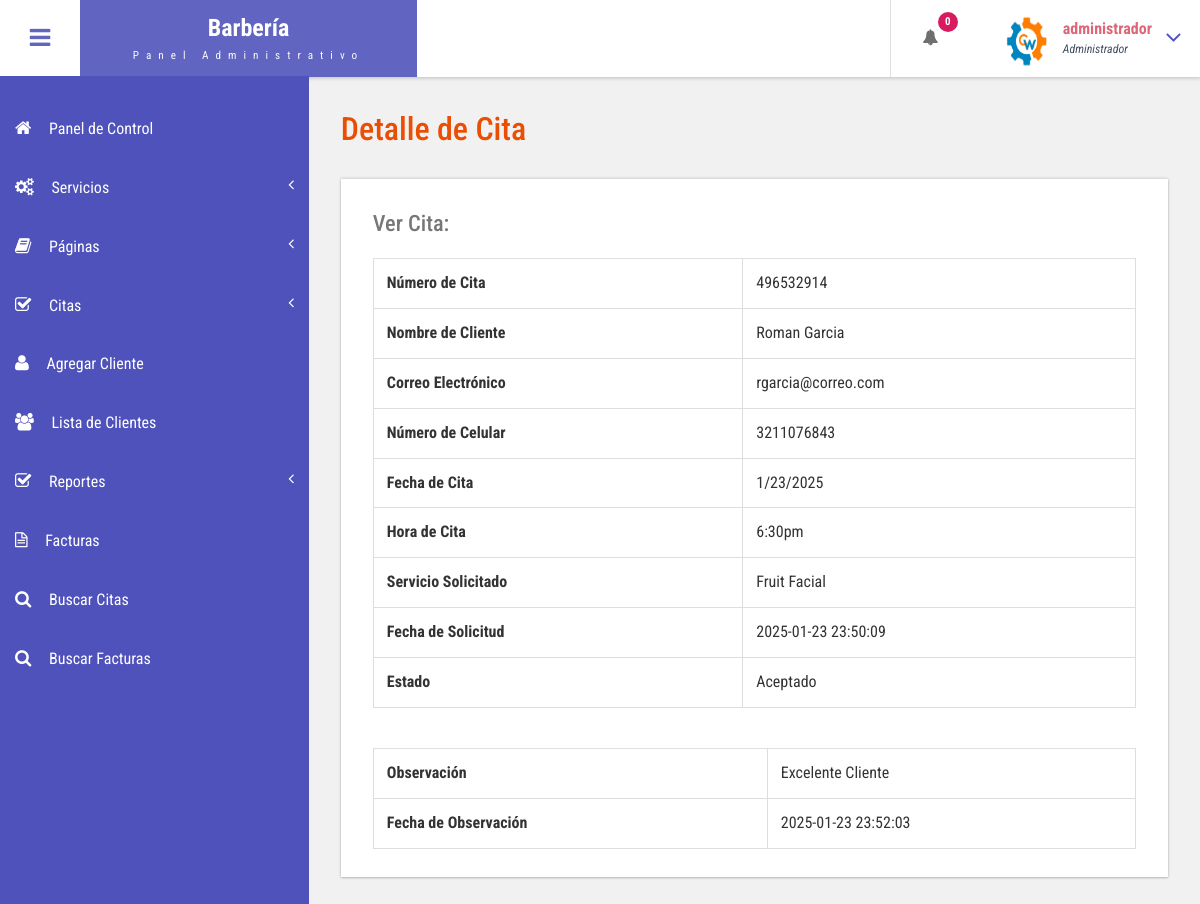
/admin/view-appointment.php?viewid=8 (signed in), run on the app's committed database.
### tables this page shows
CREATE TABLE `tblappointment` (
  `ID` int(10) NOT NULL,
  `AptNumber` varchar(80) DEFAULT NULL,
  `Name` varchar(120) DEFAULT NULL,
  `Email` varchar(120) DEFAULT NULL,
  `PhoneNumber` bigint(11) DEFAULT NULL,
  `AptDate` varchar(120) DEFAULT NULL,
  `AptTime` varchar(120) DEFAULT NULL,
  `Services` varchar(120) DEFAULT NULL,
  `ApplyDate` timestamp NULL DEFAULT current_timestamp(),
  `Remark` varchar(250) NOT NULL,
  `Status` varchar(50) NOT NULL,
  `RemarkDate` timestamp NOT NULL DEFAULT '0000-00-00 00:00:00' ON UPDATE current_timestamp()
);

### admin/view-appointment.php (the view, shortened to what this page needs)
<?php
include('includes/dbconnection.php');
    if (strlen($_SESSION['bpmsaid']==0)) {
  header('location:logout.php');
  } else{
  ?>
<!DOCTYPE HTML>
<html>
<head>
<link href="css/bootstrap.css" rel='stylesheet' type='text/css' />
<link href="css/style.css" rel='stylesheet' type='text/css' />
<link href="css/font-awesome.css" rel="stylesheet">
<link href="css/animate.css" rel="stylesheet" type="text/css" media="all">
<link href="css/custom.css" rel="stylesheet">
</head>
<body class="cbp-spmenu-push">
	<div class="main-content">
		 <?php include_once('includes/sidebar.php');?>
		 <?php include_once('includes/header.php');?>
		<div id="page-wrapper">
			<div class="main-page">
				<div class="tables">
					<h3 class="title1">Detalle de Cita</h3>
					<div class="table-responsive bs-example widget-shadow">
						<h4>Ver Cita:</h4>
						<?php
$cid=$_GET['viewid'];
$ret=mysqli_query($con,"select * from tblappointment where ID='$cid'");
while ($row=mysqli_fetch_array($ret)) {
?>
						<table class="table table-bordered">
							<tr>
    <th>Número de Cita</th>
    <td><?php  echo $row['AptNumber'];?></td>
  </tr>
  <tr>
<th>Nombre de Cliente</th>
    <td><?php  echo $row['Name'];?></td>
  </tr>
<tr>
    <th>Correo Electrónico</th>
    <td><?php  echo $row['Email'];?></td>
  </tr>
   <tr>
    <th>Número de Celular</th>
    <td><?php  echo $row['PhoneNumber'];?></td>
  </tr>
   <tr>
    <th>Fecha de Cita</th>
    <td><?php  echo $row['AptDate'];?></td>
  </tr>
<tr>
    <th>Hora de Cita</th>
    <td><?php  echo $row['AptTime'];?></td>
  </tr>
  <tr>
    <th>Servicio Solicitado</th>
    <td><?php  echo $row['Services'];?></td>
  </tr>
  <tr>
    <th>Fecha de Solicitud</th>
    <td><?php  echo $row['ApplyDate'];?></td>
  </tr>
<tr>
    <th>Estado</th>
    <td> <?php
if($row['Status']=="1")
{
  echo "Aceptado";
}
     ;?></td>
  </tr>
						</table>
							<?php if($row['Remark']==""){ ?>
<form name="submit" method="post" enctype="multipart/form-data">
<tr>
    <th>Observación :</th>
    <td>
    <textarea name="remark" placeholder="" rows="12" cols="14" class="form-control wd-450" required="true"></textarea></td>
   </tr>
  <tr>
    <th>Estado :</th>
    <td>
   <select name="status" class="form-control wd-450" required="true" >
     <option value="1" selected="true">Aceptado</option>
     <option value="2">Rechazado</option>
   </select></td>
  </tr>
  <tr align="center">
    <td colspan="2"><button type="submit" name="submit" class="btn btn-az-primary pd-x-20">Enviar</button></td>
  </tr>
  </form>
<?php } else { ?>
						<table class="table table-bordered">
							<tr>
    <th>Observación</th>
    <td><?php echo $row['Remark']; ?></td>
  </tr>
<tr>
<th>Fecha de Observación</th>
<td><?php echo $row['RemarkDate']; ?>  </td></tr>
						</table>
						<?php } ?>
						<?php } ?>
					</div>
				</div>
			</div>
		</div>
	</div>
</body>
</html>
<?php }  ?>

### admin/includes/header.php (shortened to what this page needs)
<div class="sticky-header header-section ">
      <div class="header-left">
        <button id="showLeftPush"><i class="fa fa-bars"></i></button>
        <div class="logo">
          <a href="index.php">
            <h1>Barbería</h1>
            <span>Panel Administrativo</span>
          </a>
        </div>
      </div>
      <div class="header-right">
        <div class="profile_details_left">
          <ul class="nofitications-dropdown">
            <?php
$ret1=mysqli_query($con,"select ID,Name from  tblappointment where Status=''");
$num=mysqli_num_rows($ret1);
?>
            <li class="dropdown head-dpdn">
              <a href="#" class="dropdown-toggle" data-toggle="dropdown" aria-expanded="false"><i class="fa fa-bell"></i><span class="badge blue"><?php echo $num;?></span></a>
            </li>
          </ul>
          <div class="clearfix"> </div>
        </div>
        <div class="profile_details">
        <?php
$adid=$_SESSION['bpmsaid'];
$ret=mysqli_query($con,"select AdminName from tbladmin where ID='$adid'");
$row=mysqli_fetch_array($ret);
$name=$row['AdminName'];
?>
          <ul>
            <li class="dropdown profile_details_drop">
              <a href="#" class="dropdown-toggle" data-toggle="dropdown" aria-expanded="false">
                <div class="profile_img">
                  <span class="prfil-img"><img src="images/logo2.png" alt="" width="50" height="60"> </span>
                  <div class="user-name">
                    <p><?php echo $name; ?></p>
                    <span>Administrador</span>
                  </div>
                  <i class="fa fa-angle-down lnr"></i>
                  <div class="clearfix"></div>
                </div>
              </a>
            </li>
          </ul>
        </div>
      </div>
      <div class="clearfix"> </div>
    </div>

### admin/css/style.css (style rules this page uses)
h4, h5, h6, h1, h2, h3 { margin: 0; }
ul, ol { margin: 0; }
p { margin: 0; }
html, body { font-family: 'Roboto Condensed', sans-serif; font-size: 100%; overflow-x: hidden; background: #fff; }
body a { transition: 0.5s all ease; -webkit-transition: 0.5s all ease; -moz-transition: 0.5s all ease; -o-transition: 0.5s all ease; -ms-transition: 0.5s all ease; text-decoration:none; }
h1,h2,h3,h4,h5,h6 { margin:0; }
p { margin:0; }
ul,label { margin:0; padding:0; }
.main-content { position: relative; }
.sticky-header { position: fixed; top: 0; left:0px; width: 100%; z-index: 100; }
.header-section { background:#FFF; box-shadow: 1px 1px 4px rgba(0, 0, 0, 0.21); -webkit-box-shadow: 1px 1px 4px rgba(0, 0, 0, 0.21); -moz-box-shadow: 1px 1px 4px rgba(0, 0, 0, 0.21); -o-box-shadow: 1px 1px 4px rgba(0, 0, 0, 0.21); }
.header-section::after { clear: both; display: block; content: ''; }
.header-left { float: left; width: 45%; }
.header-right { float: right; }
button#showLeftPush { font-size: 1.5em; width: 80px; padding: 0.87em 0; text-align: center; cursor: pointer; float: left; color: #6F6F6F; -moz-transition: all 0.2s ease-out 0s; -webkit-transition: all 0.2s ease-out 0s; transition: all 0.2s ease-out 0s; border: none; background-color: #fff; outline:none; }
.cbp-spmenu-push { overflow-x: hidden; position: relative; }
.cbp-spmenu, .cbp-spmenu-push { -webkit-transition: all 0.3s ease; -moz-transition: all 0.3s ease; transition: all 0.3s ease; }
.cbp-spmenu-push div#page-wrapper { margin: 0 0 0 19.3em; transition:.5s all; -webkit-transition:.5s all; -moz-transition:.5s all; }
.fa { display: inline-block; font-family: FontAwesome; font-style: normal; font-weight: normal; line-height: 1; -webkit-font-smoothing: antialiased; -moz-osx-font-smoothing: grayscale; }
.logo { background: #6164C1; text-align: center; float: left; }
.logo a { padding: 0.9em 3.3em .7em; display: block; text-decoration: none; }
.logo a h1 { color: #fff; font-size: 1.5em; line-height: 1.2em; font-weight: 700; }
.logo a span { color: #F8F8F8; font-size: .7em; text-align: center; letter-spacing: 7px; }
.profile_details_left { float: left; }
li.dropdown.head-dpdn { display: inline-block; padding: 1.7em 0; border-left: 1px solid #E0E0E0; float: left; }
li.dropdown.head-dpdn a.dropdown-toggle { padding: 1.7em 2em; }
i.fa.fa-bell { color:#6F6F6F; }
.header-right span.badge { font-size: 11px; font-weight: bold; color: #FFF; background: #8BC34A; line-height: 15px; width: 20px; height: 20px; border-radius: 2em; -webkit-border-radius: 2em; -moz-border-radius: 2em; -o-border-radius: 2em; text-align: center; display: inline-block; position: absolute; top: 16%; padding: 2px 0 0; }
.header-right span.blue { background-color:#D81B60; }
.profile_details { float: right; }
.profile_details_drop a.dropdown-toggle { display:block; padding: 0.8em 3em 0 2em; }
.profile_img span.prfil-img { float:left; }
.user-name { float:left; margin-top:8px; margin-left:11px; height:35px; }
.profile_details ul li { list-style-type:none; position:relative; }
.profile_details li a i.fa.lnr { position: absolute; top: 34%; right: 8%; color: #4F52BA; font-size: 1.6em; }
.user-name p { font-size:1em; color:#DD6777; line-height:1em; font-weight:700; }
.user-name span { font-size: .75em; font-style: italic; color: #424f63; font-weight: normal; margin-top: .3em; }
.widget-shadow { background-color: #fff; box-shadow: 0 -1px 3px rgba(0,0,0,.12),0 1px 2px rgba(0,0,0,.24); -webkit-box-shadow: 0 -1px 3px rgba(0,0,0,.12),0 1px 2px rgba(0,0,0,.24); -moz-box-shadow: 0 -1px 3px rgba(0,0,0,.12),0 1px 2px rgba(0,0,0,.24); }
h3.title1 { font-size: 2em; color: #e94e02; margin-bottom: 0.8em; }
.table > thead > tr > th, .table > tbody > tr > th, .table > tfoot > tr > th, .table > thead > tr > td, .table > tbody > tr > td, .table > tfoot > tr > td { border-top: none; }
.tables h4 { font-size: 1.4em; margin-bottom: 1em; color: #777777; }
.tables .panel-body ,.tables .bs-example { padding: 2em 2em 0.5em; }
.tables .table > thead > tr > th, .tables .table > tbody > tr > th, .tables .table > tfoot > tr > th, .tables .table > thead > tr > td, .tables .table > tbody > tr > td, .tables .table > tfoot > tr > td { padding: 13px; border-top: 1px solid #E0E0E0; }
.bs-example { margin-top: 2em; }

### admin/css/custom.css (style rules this page uses)
#page-wrapper { padding:7em 2em 2.5em; background-color: #F1F1F1; }

### data on the page
tblappointment: AptNumber "496532914", Name "Roman Garcia", Email "rgarcia@correo.com", PhoneNumber "3211076843", AptDate "1/23/2025", AptTime "6:30pm", Services "Fruit Facial", ApplyDate "2025-01-23 23:50:09", Status "Aceptado", Remark "Excelente Cliente", RemarkDate "2025-01-23 23:52:03"

### other printed values
$num "0"
$name "administrador"
